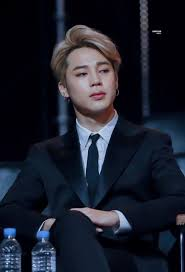
#> input picture jiminaah.jpeg, 185 x 272 px
$ python smoothing_image_opencv.py
#> lines starting #> are read from the running program, lines starting #| are printed output that depends on the picture
import cv2
import numpy as np
from matplotlib import pyplot as plt
img=cv2.imread('jiminaah.jpeg')
#> img is the input picture: shape (272, 185, 3); mean B, G, R 42.4, 30.3, 27
img=cv2.cvtColor(img,cv2.COLOR_BGR2RGB)
kernel=np.ones((5,5),np.float32)/25
two_dimen=cv2.filter2D(img,-1,kernel)
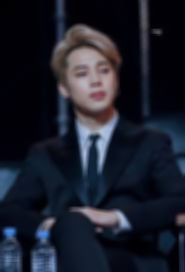
#> two_dimen: shape (272, 185, 3); mean R, G, B 27, 30.3, 42.4
blur=cv2.blur(img,(5,5));
golur=cv2.GaussianBlur(img,(5,5),0)
median=cv2.medianBlur(img,5)
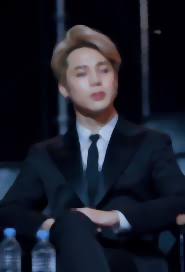
#> median: shape (272, 185, 3); mean R, G, B 26.5, 29.8, 41.9
bilateral_filter=cv2.bilateralFilter(img,9,75,75)
titles=['image','2d','blur','Gblur','median','bilateral_filter']
images=[img,two_dimen,blur,golur,median,bilateral_filter]
for i in range(6):
    plt.subplot(2,3 ,i+1),plt.imshow(images[i],'gray')
    plt.title(titles[i])
    plt.xticks([]),plt.yticks([])

plt.show()
